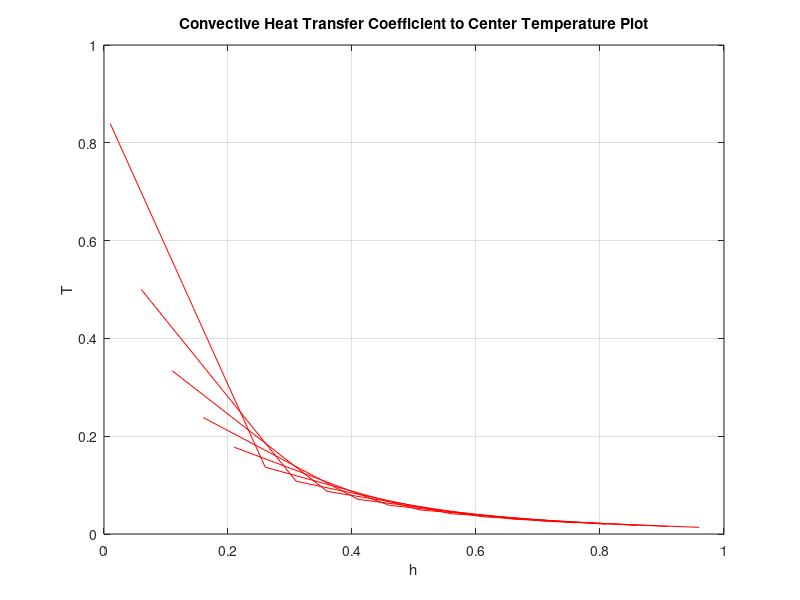

The MATLAB script that drew this image:
clear;
clc;

h = [
    0.01 0.06 0.11 0.16 0.21
    0.26 0.31 0.36 0.41 0.46
    0.51 0.56 0.61 0.66 0.71
    0.76 0.81 0.86 0.91 0.96
    ];

T = [
    0.83944	0.50023	0.33384	0.23811	0.17753
    0.13668	0.10782	0.08716	7.08E-02 5.86E-02
    4.91E-02 4.15E-02 3.53E-02 3.03E-02 2.62E-02
    2.28E-02 1.99E-02 1.75E-02 1.54E-02	1.36E-02
    ];

plot(h,T,'r-')
grid on
xlabel('h')
ylabel('T')
title('Convective Heat Transfer Coefficient to Center Temperature Plot')
    